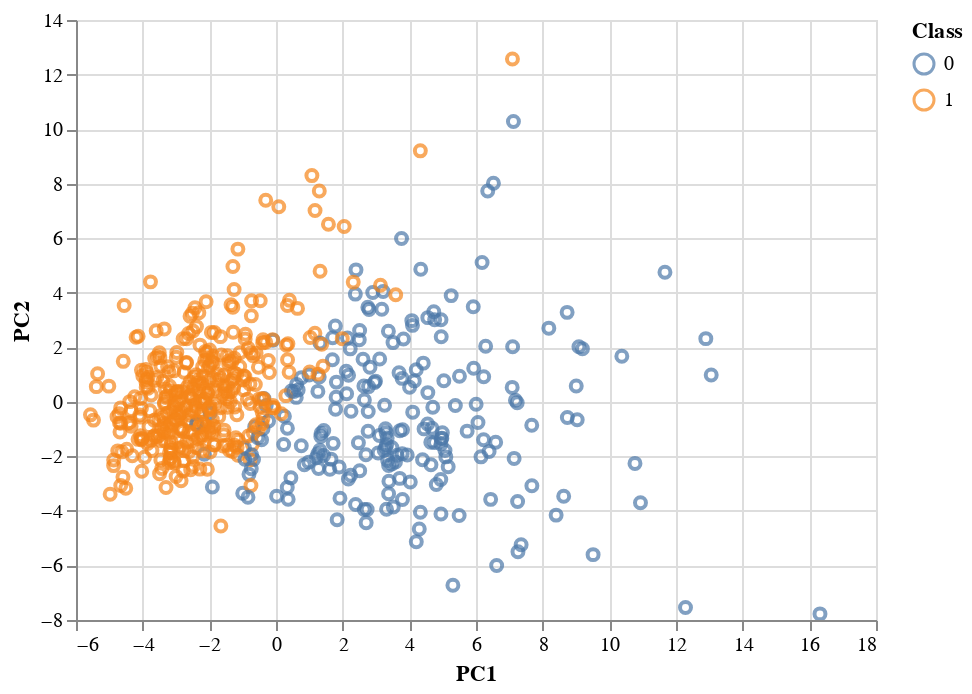

Write notebook code for a chart like this one.
### Code cell
alt.Chart(ext_trans_std_cancers).mark_point().encode(
    x='PC1',
    y='PC2',
    color=alt.Color('Class', type='nominal'),
).interactive()

### Figure 1 — Vega-Lite specification as saved in the notebook (floating-point values rounded to 4 significant figures; data arrays with more than 128 entries replaced by an {"elided": "..."} marker saying what was removed)
{"$schema": "https://vega.github.io/schema/vega-lite/v2.6.0.json", "config": {"view": {"height": 300, "width": 400}}, "data": {"name": "data-2e5840120e3ccd325f45eb78a2e73c5d"}, "datasets": {"data-2e5840120e3ccd325f45eb78a2e73c5d": {"elided": "569 records"}}, "encoding": {"color": {"field": "Class", "type": "nominal"}, "x": {"field": "PC1", "type": "quantitative"}, "y": {"field": "PC2", "type": "quantitative"}}, "mark": "point", "selection": {"selector002": {"bind": "scales", "encodings": ["x", "y"], "mark": {"fill": "#333", "fillOpacity": 0.125, "stroke": "white"}, "on": "[mousedown, window:mouseup] > window:mousemove!", "resolve": "global", "translate": "[mousedown, window:mouseup] > window:mousemove!", "type": "interval", "zoom": "wheel!"}}}
